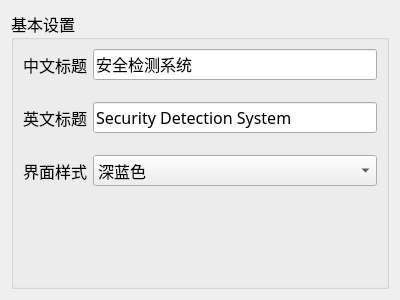
<?xml version="1.0" encoding="UTF-8"?>
<ui version="4.0">
 <class>Dialog</class>
 <widget class="QDialog" name="Dialog">
  <property name="geometry">
   <rect>
    <x>0</x>
    <y>0</y>
    <width>400</width>
    <height>300</height>
   </rect>
  </property>
  <property name="windowTitle">
   <string>Dialog</string>
  </property>
  <layout class="QVBoxLayout" name="verticalLayout">
   <item>
    <layout class="QVBoxLayout" name="verticalLayout_2">
     <item>
      <widget class="QGroupBox" name="groupBox">
       <property name="font">
        <font>
         <family>微软雅黑</family>
         <pointsize>12</pointsize>
        </font>
       </property>
       <property name="title">
        <string>基本设置</string>
       </property>
       <layout class="QFormLayout" name="formLayout">
        <item row="0" column="0">
         <widget class="QLabel" name="label">
          <property name="font">
           <font>
            <pointsize>12</pointsize>
           </font>
          </property>
          <property name="text">
           <string>中文标题</string>
          </property>
         </widget>
        </item>
        <item row="0" column="1">
         <widget class="QLineEdit" name="lineEdit">
          <property name="text">
           <string>安全检测系统</string>
          </property>
         </widget>
        </item>
        <item row="4" column="0">
         <widget class="QLabel" name="label_2">
          <property name="text">
           <string>界面样式</string>
          </property>
         </widget>
        </item>
        <item row="4" column="1">
         <widget class="QComboBox" name="comboBox">
          <item>
           <property name="text">
            <string>深蓝色</string>
           </property>
          </item>
          <item>
           <property name="text">
            <string>浅蓝色</string>
           </property>
          </item>
          <item>
           <property name="text">
            <string>灰色</string>
           </property>
          </item>
         </widget>
        </item>
        <item row="1" column="0" colspan="2">
         <widget class="QLabel" name="label_3">
          <property name="maximumSize">
           <size>
            <width>16777215</width>
            <height>10</height>
           </size>
          </property>
          <property name="text">
           <string/>
          </property>
         </widget>
        </item>
        <item row="2" column="0">
         <widget class="QLabel" name="label_4">
          <property name="text">
           <string>英文标题</string>
          </property>
         </widget>
        </item>
        <item row="2" column="1">
         <widget class="QLineEdit" name="lineEdit_2">
          <property name="text">
           <string>Security Detection System</string>
          </property>
         </widget>
        </item>
        <item row="3" column="0" colspan="2">
         <widget class="QLabel" name="label_5">
          <property name="maximumSize">
           <size>
            <width>16777215</width>
            <height>10</height>
           </size>
          </property>
          <property name="text">
           <string/>
          </property>
         </widget>
        </item>
       </layout>
      </widget>
     </item>
    </layout>
   </item>
  </layout>
 </widget>
 <resources/>
 <connections/>
</ui>
